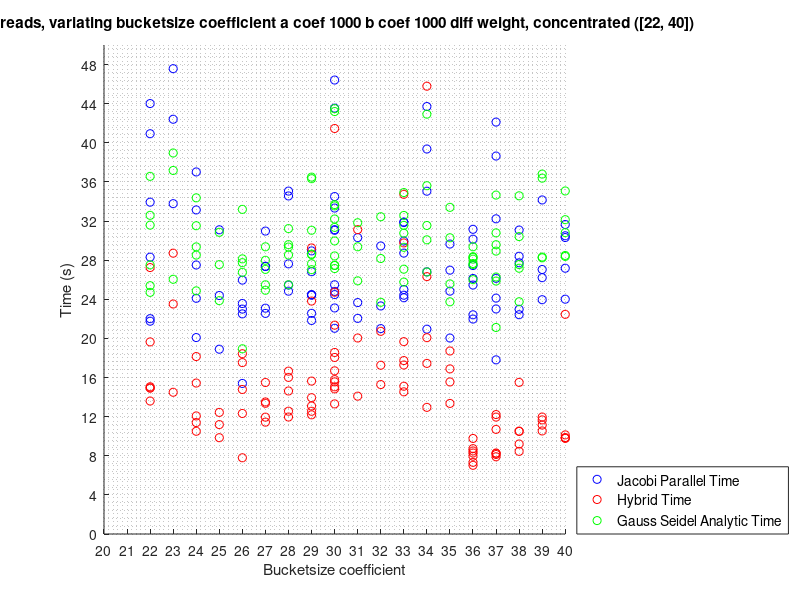

This chart was generated by the following MATLAB code:
function [] = hibrid_scatter_generic ()
bsz_coef =  [30.0, 33.0, 24.0, 31.0, 38.0, 40.0, 29.0, 30.0, 23.0, 30.0, 22.0, 22.0, 33.0, 23.0, 40.0, 33.0, 23.0, 36.0, 36.0, 22.0, 38.0, 40.0, 37.0, 33.0, 29.0, 26.0, 35.0, 38.0, 36.0, 30.0, 36.0, 34.0, 30.0, 35.0, 30.0, 27.0, 40.0, 34.0, 37.0, 30.0, 31.0, 34.0, 30.0, 34.0, 24.0, 32.0, 22.0, 29.0, 33.0, 36.0, 39.0, 37.0, 29.0, 26.0, 28.0, 25.0, 36.0, 34.0, 29.0, 28.0, 28.0, 24.0, 25.0, 27.0, 30.0, 31.0, 30.0, 25.0, 37.0, 35.0, 22.0, 29.0, 33.0, 27.0, 24.0, 33.0, 30.0, 38.0, 37.0, 28.0, 26.0, 26.0, 39.0, 32.0, 39.0, 22.0, 35.0, 37.0, 28.0, 32.0, 37.0, 27.0, 24.0, 38.0, 29.0, 36.0, 26.0, 39.0, 27.0, 40.0] ;
pasi_jacobi =  [] ;
pasi_gauss_seidel =  [] ;
pasi_jacobi_parallel =  [131, 126, 136, 115, 119, 151, 112, 114, 149, 144, 133, 125, 132, 132, 123, 139, 121, 122, 136, 119, 109, 122, 94, 121, 120, 121, 135, 132, 125, 135, 114, 138, 117, 109, 138, 131, 132, 136, 120, 130, 116, 154, 131, 134, 118, 141, 143, 126, 99, 128, 129, 131, 122, 124, 141, 133, 121, 112, 124, 126, 130, 132, 109, 129, 127, 131, 138, 140, 153, 136, 122, 143, 127, 108, 127, 124, 123, 120, 123, 130, 118, 124, 126, 105, 140, 112, 122, 112, 115, 136, 128, 114, 142, 121, 130, 127, 90, 136, 121, 154] ;
pasi_gauss_seidel_analytic =  [81, 83, 84, 76, 78, 90, 76, 75, 89, 89, 84, 80, 84, 82, 80, 85, 78, 80, 85, 80, 72, 81, 64, 80, 79, 80, 83, 84, 76, 85, 73, 88, 75, 73, 83, 83, 83, 86, 80, 81, 76, 91, 82, 85, 73, 89, 88, 83, 66, 82, 82, 85, 81, 78, 85, 84, 78, 75, 80, 82, 83, 84, 71, 82, 82, 82, 88, 87, 92, 87, 77, 86, 79, 71, 83, 81, 80, 79, 80, 85, 77, 80, 82, 70, 87, 73, 79, 72, 76, 86, 83, 76, 85, 80, 81, 81, 58, 87, 78, 91] ;
pasi_hibrid =  [74, 81, 61, 70, 45, 51, 68, 68, 89, 79, 82, 78, 82, 82, 49, 83, 78, 42, 40, 77, 43, 51, 35, 78, 69, 64, 83, 45, 37, 76, 37, 87, 68, 73, 74, 68, 50, 85, 45, 71, 70, 90, 73, 84, 54, 84, 86, 72, 65, 42, 46, 46, 71, 62, 70, 63, 38, 74, 69, 70, 69, 61, 54, 68, 74, 76, 78, 64, 46, 87, 75, 76, 77, 59, 60, 79, 71, 44, 45, 73, 62, 64, 49, 66, 50, 72, 79, 39, 63, 82, 45, 62, 60, 45, 69, 39, 44, 51, 63, 51] ;
pasi_hibrid_entropy =  [] ;
timp_jacobi =  [] ;
timp_gauss_seidel =  [] ;
timp_jacobi_parallel =  [24.807, 24.1552, 37.0204, 23.6643, 27.7306, 31.6476, 24.4728, 43.5461, 47.5802, 46.4176, 44.0124, 33.9293, 29.9592, 42.4086, 27.1759, 28.7234, 33.7776, 21.9794, 26.1291, 28.3077, 22.4222, 24.0099, 17.8068, 24.4167, 28.9462, 23.5679, 29.6468, 22.9787, 30.1435, 24.4782, 27.4488, 35.0517, 31.0558, 20.0372, 25.485, 30.9733, 30.3138, 39.3667, 38.6461, 33.3288, 30.3043, 43.7086, 34.504, 26.8036, 20.0862, 29.4508, 40.9278, 24.4225, 31.8422, 31.1552, 23.9562, 32.2285, 22.5621, 22.5081, 27.6225, 31.1056, 22.4141, 20.9432, 21.8343, 24.8293, 25.4542, 24.1013, 18.8951, 23.0891, 21.0351, 22.0499, 23.1137, 24.3841, 26.1421, 26.9775, 22.0177, 26.8236, 24.9995, 27.3492, 27.5067, 31.9032, 31.1172, 28.3974, 42.1178, 35.0618, 25.9595, 22.9974, 27.0457, 21.0021, 34.157, 21.7593, 24.8324, 24.1198, 34.5664, 23.3167, 23.0091, 22.5559, 33.1354, 31.0766, 24.4467, 25.456, 15.3945, 26.209, 27.3762, 30.4939] ;
timp_gauss_seidel_analytic =  [29.9646, 32.5743, 29.3564, 31.8279, 27.1744, 32.1399, 36.331, 43.1958, 37.1721, 43.4932, 36.5696, 32.5842, 34.9144, 38.9595, 28.4825, 29.3134, 26.0452, 28.1056, 28.3528, 27.5199, 23.7469, 28.381, 21.1179, 31.5585, 31.0576, 28.1345, 33.3996, 27.5481, 27.6575, 33.5491, 27.5581, 31.5447, 28.4319, 23.7416, 31.3504, 27.9859, 35.0752, 42.9274, 29.5809, 32.2083, 29.3694, 35.6134, 33.6824, 30.0793, 24.861, 32.4399, 31.5813, 36.4908, 25.7579, 29.3695, 28.24, 30.7901, 28.563, 27.7456, 29.3388, 30.8485, 28.2887, 26.7924, 27.6397, 28.5307, 29.5878, 28.5193, 23.8612, 27.0548, 27.483, 25.8857, 27.4515, 27.5423, 28.9256, 30.2896, 24.7059, 28.6165, 27.0786, 24.9221, 34.3721, 30.7593, 27.143, 34.5802, 34.6558, 31.2266, 33.1926, 26.7542, 28.3187, 23.6915, 36.3845, 25.3915, 25.5707, 26.2789, 25.4812, 28.1686, 25.8652, 25.48, 31.5225, 30.4108, 27.024, 26.0051, 18.9392, 36.8018, 29.367, 30.8144] ;
timp_hibrid =  [14.8408, 29.7635, 12.0726, 31.1206, 10.5189, 10.1338, 29.2495, 18.0516, 23.518, 24.7194, 19.6406, 14.9338, 34.7321, 28.7155, 9.80689, 17.7337, 14.4921, 7.95268, 8.28397, 27.2442, 9.20099, 9.7847, 8.26904, 17.2788, 15.6368, 14.7787, 16.8835, 10.4916, 7.02603, 41.4622, 8.4919, 20.074, 15.7852, 13.3522, 21.3539, 15.4894, 22.4595, 45.7869, 11.9539, 18.5624, 20.0403, 26.3181, 16.6856, 17.4448, 10.505, 20.7237, 14.9232, 23.8185, 15.1094, 8.72943, 11.6653, 10.6973, 13.0884, 12.3227, 14.6241, 12.4338, 9.76967, 12.9487, 12.1865, 16.0147, 12.556, 11.3942, 9.84626, 11.4359, 13.302, 14.0945, 15.5543, 11.1866, 8.13046, 15.5481, 15.0559, 13.9369, 14.5372, 11.9485, 15.4353, 19.6676, 15.049, 15.5046, 12.2147, 16.652, 18.4334, 17.5277, 11.9607, 17.2571, 11.1423, 13.598, 18.7133, 8.25924, 11.9625, 15.2792, 7.89659, 13.5016, 18.1437, 8.45133, 12.5489, 7.32653, 7.79542, 10.5375, 13.3637, 9.86321] ;
timp_hibrid_entropy =  [] ;
  
  scatter(bsz_coef, timp_jacobi_parallel, 'b');
  hold;
  scatter(bsz_coef, timp_hibrid, 'r');
  scatter(bsz_coef, timp_gauss_seidel_analytic, 'g');
  
  mlg = legend("location", "southeastoutside");
  mlg = legend({"Jacobi Parallel Time", "Hybrid Time", "Gauss Seidel Analytic Time"});
  set(mlg, "fontsize", 10);
  title("4 threads, variating bucketsize coefficient a coef 1000 b coef 1000 diff weight, concentrated ([22, 40])");
  xlabel("Bucketsize coefficient");
  ylabel("Time (s)");
  
  set(gca, "xminorgrid", "on");
  set(gca, "xtick", 0:1:100);
  set(gca, "yminorgrid", "on");
  set(gca, "ytick", 0:4:100);
endfunction